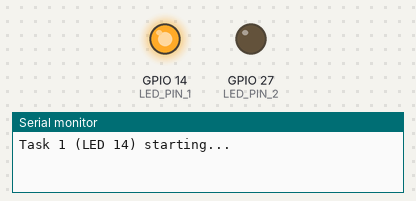
A sketch run on a simulated ESP32. Shown: output pins drawn as LEDs (lit = HIGH), the last lines printed to the serial monitor.

Above: at 0.1 s.
At 3.1 s:
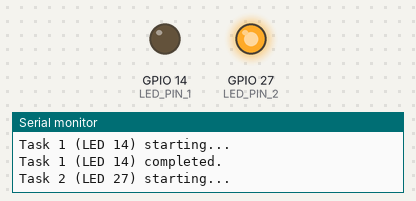
At 6.1 s:
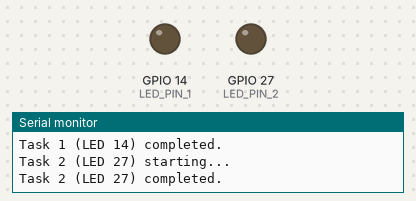
Timing chart, 0 to 7.6 s (numbered marks = the images above):
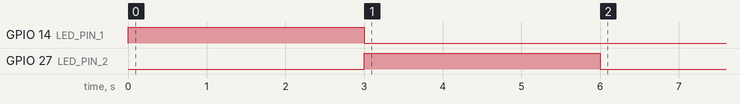

Measured:
- by itself, GPIO 14 (LED_PIN_1): LOW → HIGH at 0.00 s, → LOW 3.0 s later
- by itself, GPIO 27 (LED_PIN_2): LOW → HIGH at 3.0 s, → LOW 3.0 s later

The sketch:

led-serial.ino
```cpp
#include <Arduino.h>
#include <freertos/FreeRTOS.h>
#include <freertos/task.h>
#include <freertos/semphr.h>

// Define the LED pins
#define LED_PIN_1 14
#define LED_PIN_2 27

// Semaphore to control task execution order
SemaphoreHandle_t xSerialSemaphore;

// Function prototypes for the LED tasks
void vBlinkLedTask1(void *pvParameters);
void vBlinkLedTask2(void *pvParameters);

void setup() {
  // Start serial communication
  Serial.begin(115200);

  // Create the semaphore for task synchronization
  xSerialSemaphore = xSemaphoreCreateBinary();

  // Initialize the LED pins as outputs
  pinMode(LED_PIN_1, OUTPUT);
  pinMode(LED_PIN_2, OUTPUT);

  // Create the FreeRTOS tasks for blinking the LEDs
  xTaskCreate(vBlinkLedTask1, "BlinkLed1", 2048, NULL, 1, NULL);
  xTaskCreate(vBlinkLedTask2, "BlinkLed2", 2048, NULL, 1, NULL);

  // Give the semaphore to start the first task
  xSemaphoreGive(xSerialSemaphore);
}

void loop() {
  // FreeRTOS scheduler handles task execution
  // No need for code in the loop function
}

// Task to blink the LED on pin 14
void vBlinkLedTask1(void *pvParameters) {
  // Wait for the semaphore to proceed
  xSemaphoreTake(xSerialSemaphore, portMAX_DELAY);

  Serial.println("Task 1 (LED 14) starting...");

  // Toggle the LED
  digitalWrite(LED_PIN_1, HIGH); // Turn it on
  vTaskDelay(3000 / portTICK_PERIOD_MS); // Wait for 3 seconds
  digitalWrite(LED_PIN_1, LOW); // Turn it off

  // Signal the next task to proceed
  xSemaphoreGive(xSerialSemaphore);

  Serial.println("Task 1 (LED 14) completed.");

  // Delete the task after execution
  vTaskDelete(NULL);
}

// Task to blink the LED on pin 27
void vBlinkLedTask2(void *pvParameters) {
  // Wait for the semaphore to proceed
  xSemaphoreTake(xSerialSemaphore, portMAX_DELAY);

  Serial.println("Task 2 (LED 27) starting...");

  // Toggle the LED
  digitalWrite(LED_PIN_2, HIGH); // Turn it on
  vTaskDelay(3000 / portTICK_PERIOD_MS); // Wait for 3 seconds
  digitalWrite(LED_PIN_2, LOW); // Turn it off

  // Signal the task completion
  xSemaphoreGive(xSerialSemaphore);

  Serial.println("Task 2 (LED 27) completed.");

  // Delete the task after execution
  vTaskDelete(NULL);
}
```
